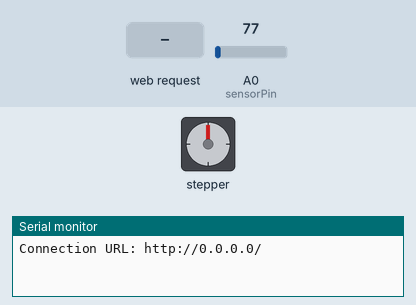
This program was run on a simulated ESP8266 (NodeMCU). On the bench: stepper motor, the last lines printed to the serial monitor. The inputs (shaded band) are chosen by the test bench; at power-on: A0 (sensorPin) = 77. WiFi joins after 1.5 s; servers stay silent unless stated; stepper angles assume 270 steps per turn.

Above: at 1.2 s.
1.3 s: HTTP request GET /AC=ON received
At 1.76 s:
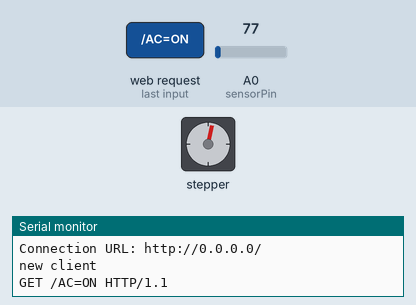
At 2.7 s:
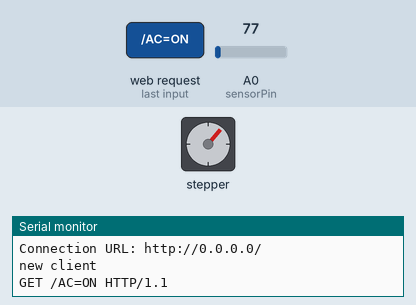
13.3 s: HTTP request GET /AC=OFF received
At 14.25 s:
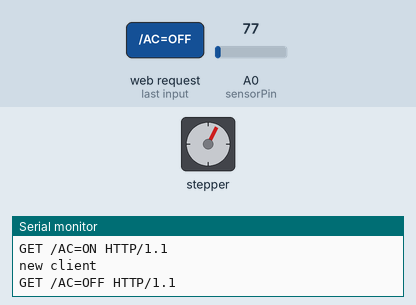
Timing chart, 0 to 22.3 s (numbered marks = the images above; inputs shaded):
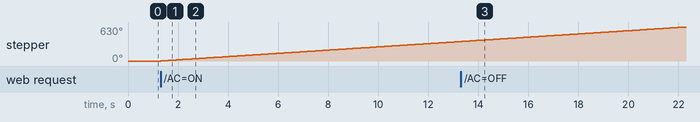

The program:

main.cpp
```cpp
// Arduino AC controller

#include <Arduino.h>     // Arduino library
#include <Stepper.h>     // Stepper motor library
#include <ESP8266WiFi.h> // NodeMCU WiFi thing library

#define sensorPin A0 // Temperature sensor input

char *ssid = "REDACTED";         // Wi-Fi SSID
char *password = "REDACTED";     // Wi-Fi password
int stepsPerRevolution = 90 * 3; // Motor control
int value = LOW;                 // AC state variable
float temp_celsius = 0;          // Measured room temperature

// Initialize stepper motor
Stepper myStepper(stepsPerRevolution, 8, 9, 10, 11);

// Initialize Wi-Fi server
WiFiServer server(80);

void setup()
{
  myStepper.setSpeed(5); // Set motor to operate at 60 rpm

  Serial.begin(9600);

  WiFi.begin(ssid, password);
  server.begin();
  Serial.print("Connection URL: ");
  Serial.print("http://");
  Serial.print(WiFi.localIP()); // Enter in browser to access website
  Serial.println("/");
}

void loop()
{
  temp_celsius = (analogRead(sensorPin) * 330.0) / 1023.0; // Specific to this particular sensor

  // Check for readings from temperature sensor
  if (isnan(temp_celsius))
  {
    return;
  }

  // Check if wifi server is available
  WiFiClient client = server.available();
  if (!client)
  {
    return;
  }

  // Wait until the client sends some data
  Serial.println("new client");
  while (!client.available())
  {
    delay(1);
  }

  // Read the first line of the request
  String request = client.readStringUntil('\r');
  Serial.println(request);
  client.flush();

  // Match the request
  if (request.indexOf("/AC=ON") != -1 || temp_celsius > 24)
  {
    myStepper.step(stepsPerRevolution); // clockwise - decrease temp (turn on)
    value = HIGH;
  }
  if (request.indexOf("/AC=OFF") != -1 || temp_celsius < 17)
  {
    myStepper.step(-stepsPerRevolution); // counterclockwise - increase  temp (turn off)
    value = LOW;
  }

  // Return the response
  client.println("HTTP/1.1 200 OK");
  client.println("Content-Type: text/html");
  client.println("");
  client.println("<!DOCTYPE HTML>");
  client.println("<html>");

  client.print("AC is now: ");
  if (value == HIGH)
  {
    client.print("On");
  }
  else
  {
    client.print("Off");
  }

  client.println("<br><br>");
  client.println("Click <a href=\"/AC=ON\">here</a> turn the AC ON<br>");
  client.println("Click <a href=\"/AC=OFF\">here turn the AC OFF<br>");
  client.println("</html>");
}

// Stepper motor reference: https://www.tutorialspoint.com/arduino/arduino_stepper_motor.htm#
// LM35 temperature sensor reference: https://www.makerguides.com/lm35-arduino-tutorial/
// Web server reference: https://www.instructables.com/Arduino-UNO-ESP8266-WiFi-Module/
```

Measured:
- after the input at 1.3 s, stepper: keeps turning clockwise at about 30°/s, starting at once
- after the input at 13.3 s, stepper: keeps turning clockwise at about 30°/s, starting at once
